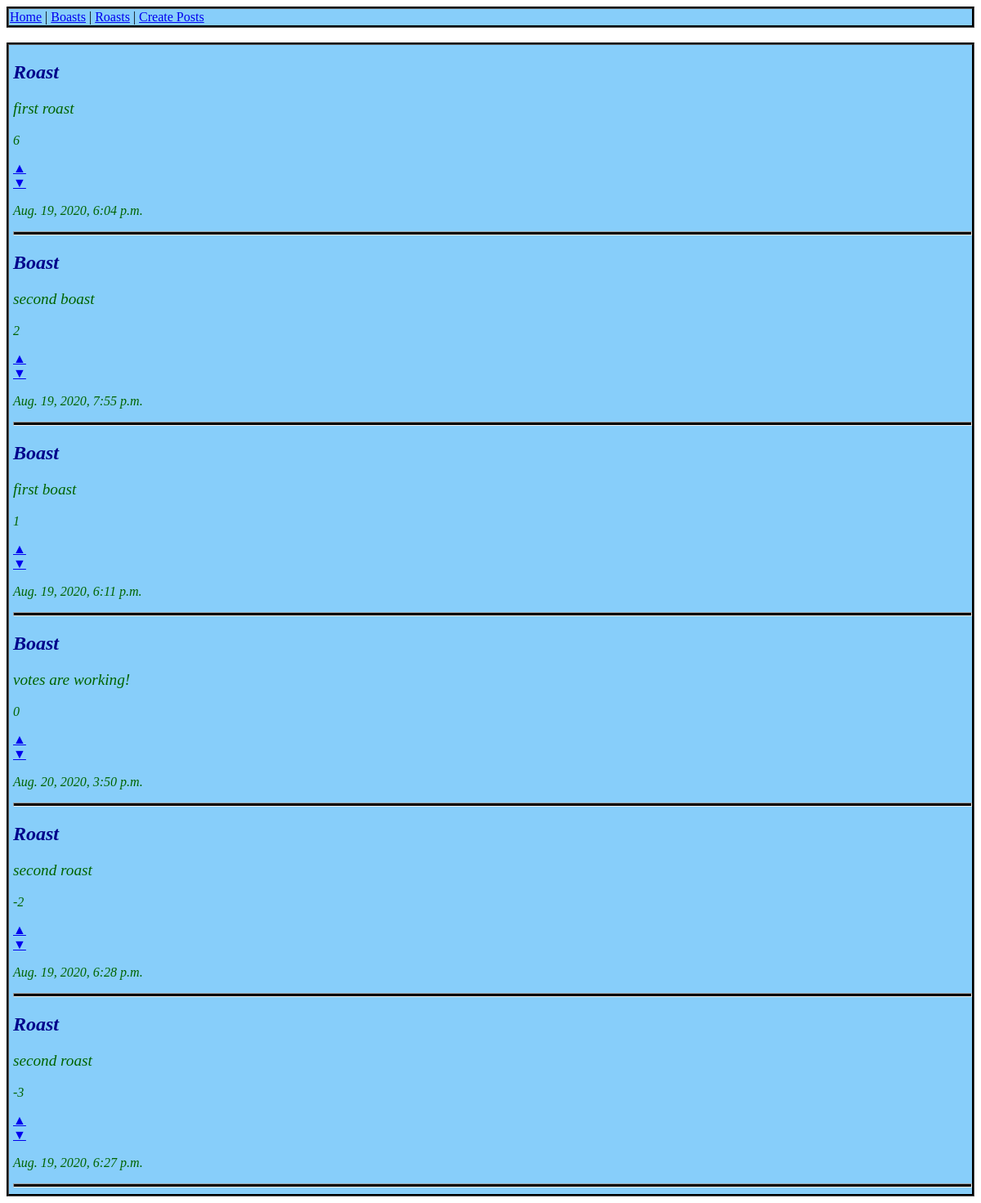
The page /sortbyvotes/ on the database as committed earlier.
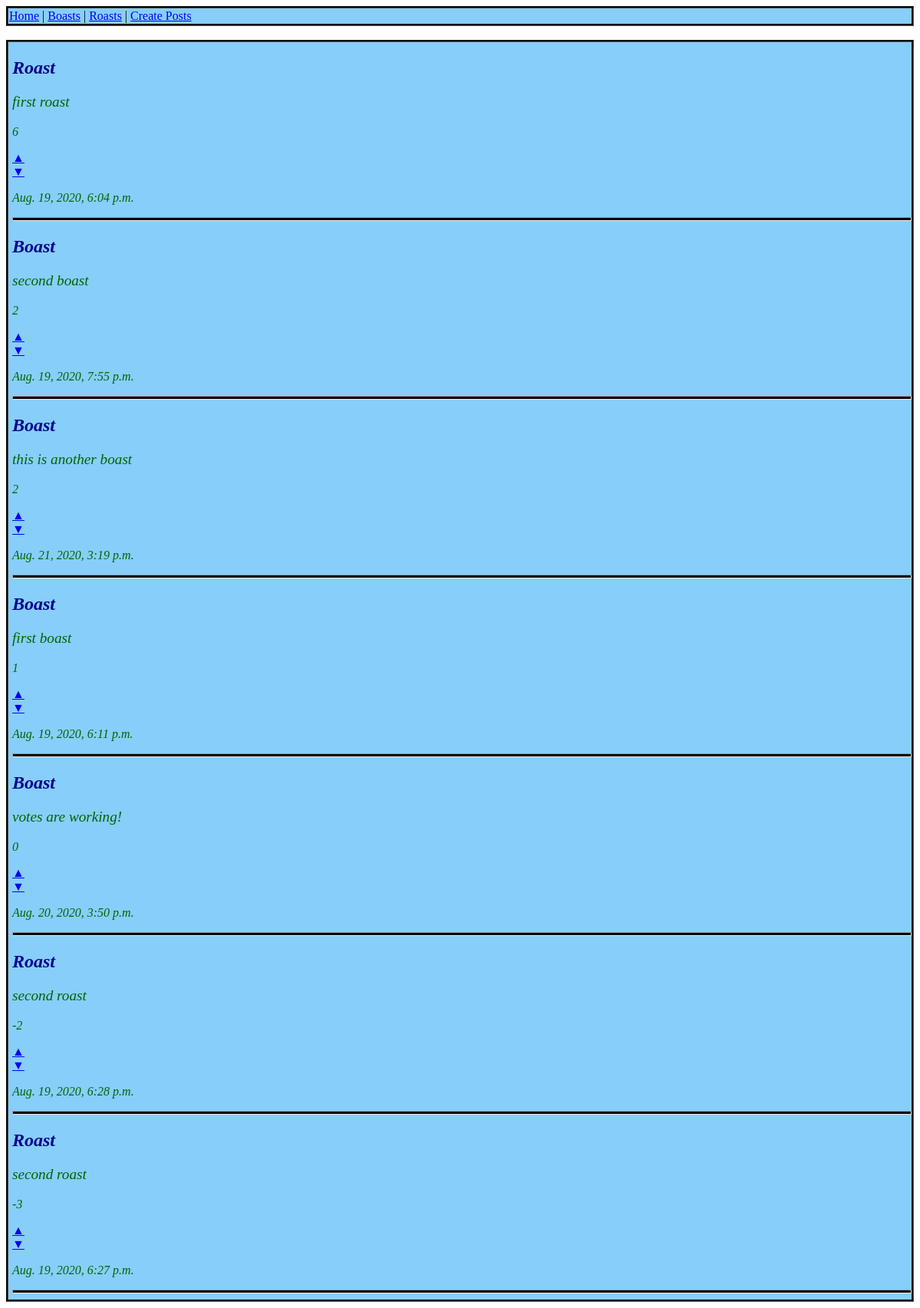
The same page on the database as committed later.
### homepage/models.py (models this page shows)
class BoastRoast(models.Model):
    boast_roast = ((True, "Boast"), (False, "Roast"))
    choices = models.BooleanField(choices=boast_roast, default=True)
    user_input = models.CharField(max_length=240, default="")
    upvotes = models.IntegerField(default=0)
    downvotes = models.IntegerField(default=0)
    time_posted = models.DateTimeField(default=timezone.now)
    @property
    def votes(self):
        return self.upvotes - self.downvotes

### homepage/views.py (the view)
# urls.py: path('sortbyvotes/', sort_by_votes),
def sort_by_votes(request):
    sorted_votes = sorted(BoastRoast.objects.all(), key=lambda x: x.votes, reverse=True)
    return render(request, "sortbyvotes.html", {"sorted_votes": sorted_votes})

### templates/sortbyvotes.html (shortened to what this page needs)
<div style="border-style: groove; border-color: black; border-width: 3px; background-color:lightskyblue; padding-top: 1px; padding-bottom: 1px; padding-left: 1px;">
<a href="/">Home</a> |
<a href="/boasts/">Boasts</a> |
<a href="/roasts/">Roasts</a> |
<a href="/createpost/">Create Posts</a>
</div>
<div style="background-color: lightskyblue; border-width: 3px; border-color: black; border-style: groove; padding-left: 5px;">
{% for posts in sorted_votes %}
        {% if posts.choices %}
        <h2 style="color:darkblue; font-style: oblique;">Boast</h2>
        {% else %}
        <h2 style="color:darkblue; font-style: oblique;">Roast</h2>
        {% endif %}
        <p style="font-size: larger; color:darkgreen; font-style: oblique;">{{ posts.user_input }}</p>
        <p style="color:darkgreen; font-style: oblique;">{{ posts.votes }}</p>
        <a href="/upvote/{{posts.id}}/">&#9650</a>
        <br>
        <a href="/downvote/{{posts.id}}/">&#9660</a>
        <p style="color:darkgreen; font-style: oblique;">{{ posts.time_posted }}</p>
        <hr style="height: 3px; background-color: black; width: auto;">
{% endfor %}
</div>

Rows that differ between the two databases and show on the page:
added BoastRoast: choices "Boast", user_input "this is another boast", votes "2", time_posted "Aug. 21, 2020, 3:19 p.m."
